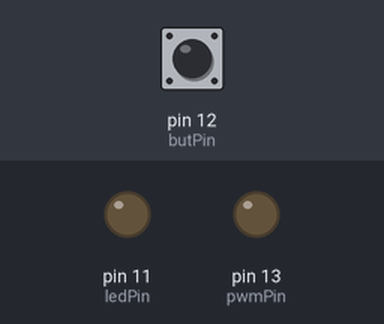
Simulated run of this program. Board: Raspberry Pi (header pin numbers). Parts: output pins drawn as LEDs (lit = HIGH). Dashed ring = blinking. The test bench sets the inputs (shaded band); at power-on: pin 12 (butPin) HIGH. What the program prints to the terminal is not drawn.

Above: at 1.2 s.
1.3 s: pin 12 (butPin) pulled LOW for 1 s
At 1.31 s:
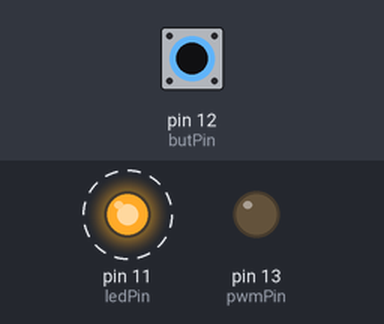
4.3 s: pin 12 (butPin) pulled LOW for 3.2 s
At 5.81 s:
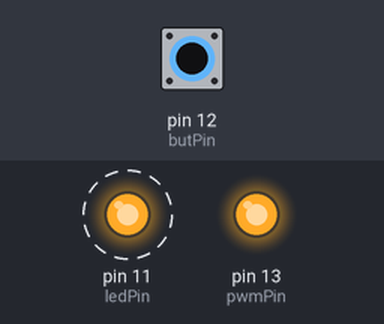
Timing chart, 0 to 9.1 s (numbered marks = the images above; inputs shaded):
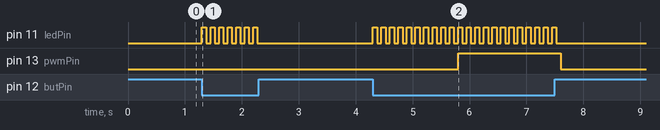

Measured:
- after the input at 1.3 s, pin 11 (ledPin): alternates HIGH for 0.08 s and LOW for 0.08 s, 14 changes in all, then stays LOW, starting at once
- after the input at 4.3 s, pin 11 (ledPin): alternates HIGH for 0.08 s and LOW for 0.08 s, 44 changes in all, then stays LOW, starting at once; pin 13 (pwmPin): LOW → HIGH after 1.5 s, → LOW 1.8 s later

The program:

hello.py
```python
#!/usr/bin/python
import RPi.GPIO as GPIO
import time

print 'Hello World!'

# Pin definitions
ledPin = 11
butPin = 12
pwmPin = 13
dc = 95 # duty cycle (0-100) for PWM pin

# Pin setup
GPIO.setmode(GPIO.BOARD) # Broadcom pin-numbering scheme
GPIO.setup(ledPin, GPIO.OUT) # LED pin set as output
GPIO.setup(pwmPin, GPIO.OUT) # PWM pin set as output

pwm = GPIO.PWM(pwmPin, 50)  # Initialize PWM on pwmPin 100Hz frequency
GPIO.setup(butPin, GPIO.IN, pull_up_down=GPIO.PUD_UP)

# Initial state for LEDs:
GPIO.output(ledPin, GPIO.LOW)
pwm.start(dc)

print("Here we go! Press CTRL+C to exit")
try:
    while 1:
        if GPIO.input(butPin): # button is released
            pwm.ChangeDutyCycle(0)
            GPIO.output(ledPin, GPIO.LOW)
	    dc = 0
        else: # button is pressed:
	    dc = dc + 10
	    if dc > 100:
		dc = 100
		pwm.ChangeDutyCycle(dc)
            GPIO.output(ledPin, GPIO.HIGH)
            time.sleep(0.075)
            GPIO.output(ledPin, GPIO.LOW)
            time.sleep(0.075)
except KeyboardInterrupt: # If CTRL+C is pressed, exit cleanly:
    pwm.stop() # stop PWM
    GPIO.cleanup() # cleanup all GPIO
```
